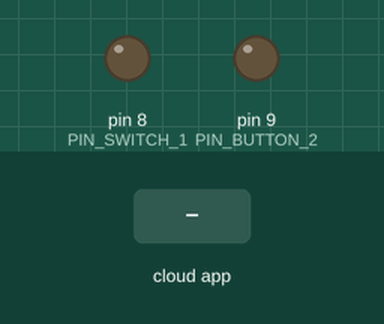
A sketch run on a simulated Arduino Uno, built with avr-gcc and run on an emulated ATmega328P. Parts: output pins drawn as LEDs (lit = HIGH). Inputs (shaded band) come from the test bench. The RemoteXY app is connected.

Above: at 1.2 s.
1.3 s: the phone or cloud app sets button_2 to 1
At 2.0 s:
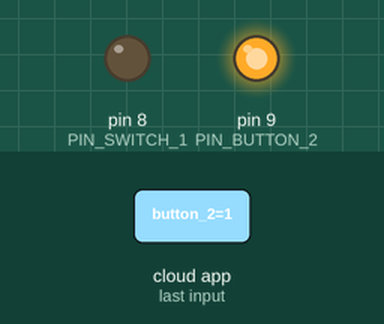
2.8 s: the phone or cloud app sets switch_1 to 1
At 3.2 s:
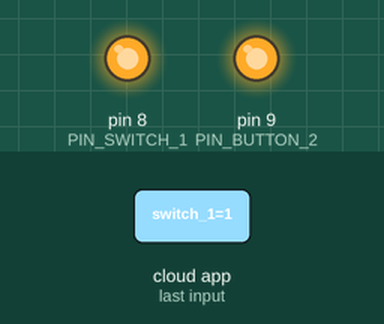
4.3 s: the phone or cloud app sets button_2 to 0
At 5.5 s:
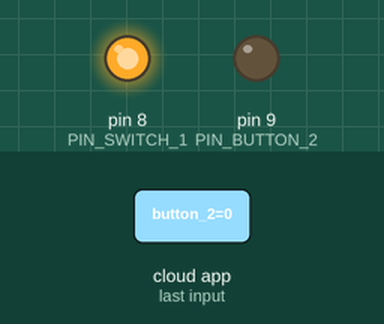
5.8 s: the phone or cloud app sets switch_1 to 0
At 6.7 s:
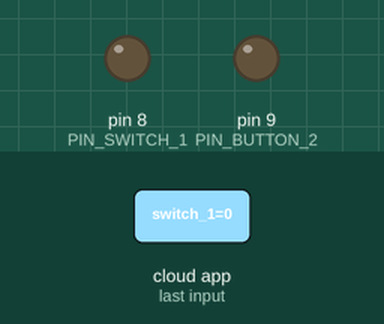
Timing chart, 0 to 8.3 s (numbered marks = the images above; inputs shaded):
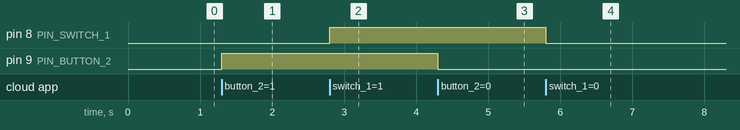

The sketch:

esp8266__esp-01_.ino
```cpp
#define REMOTEXY_MODE__ESP8266_HARDSERIAL_POINT

#include <RemoteXY.h>

#define REMOTEXY_SERIAL Serial
#define REMOTEXY_SERIAL_SPEED 115200
#define REMOTEXY_WIFI_SSID "efe-wifi"
#define REMOTEXY_WIFI_PASSWORD "123456789"
#define REMOTEXY_SERVER_PORT 6377


#pragma pack(push, 1)
uint8_t RemoteXY_CONF[] =
{ 255, 2, 0, 0, 0, 30, 0, 11, 13, 0,
  1, 0, 14, 9, 12, 12, 0, 31, 88, 0,
  2, 0, 41, 10, 22, 11, 50, 26, 31, 31,
  79, 78, 0, 79, 70, 70, 0
};

struct {

  uint8_t button_2;
  uint8_t switch_1;

  uint8_t connect_flag;

} RemoteXY;
#pragma pack(pop)

#define PIN_BUTTON_2 9
#define PIN_SWITCH_1 8


void setup()
{
  RemoteXY_Init ();

  pinMode (PIN_BUTTON_2, OUTPUT);
  pinMode (PIN_SWITCH_1, OUTPUT);
}

void loop()
{
  RemoteXY_Handler ();

  digitalWrite(PIN_BUTTON_2, (RemoteXY.button_2 == 0) ? LOW : HIGH); //RemoteXY nesnesinin button_2 elemanının verisine bakarak eğer 0 ise low değil ise high yapıyor PIN_BUTTON_2 yi
  digitalWrite(PIN_SWITCH_1, (RemoteXY.switch_1 == 0) ? LOW : HIGH);
}
```

Measured:
- after the input at 1.3 s, pin 9 (PIN_BUTTON_2): LOW → HIGH at once
- after the input at 2.8 s, pin 8 (PIN_SWITCH_1): LOW → HIGH at once
- after the input at 4.3 s, pin 9 (PIN_BUTTON_2): HIGH → LOW at once
- after the input at 5.8 s, pin 8 (PIN_SWITCH_1): HIGH → LOW at once
